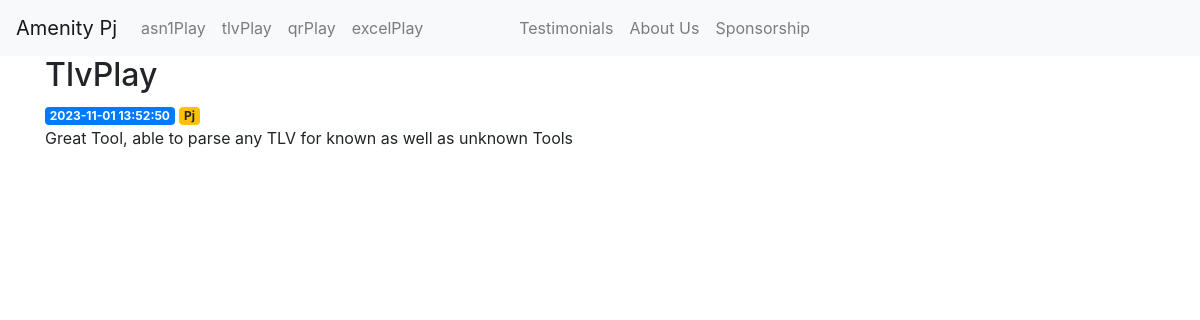
Page /3 on the committed database.
### tables this page shows
CREATE TABLE posts (
    id INTEGER PRIMARY KEY AUTOINCREMENT,
    created TIMESTAMP NOT NULL DEFAULT CURRENT_TIMESTAMP,
    title TEXT NOT NULL,
    content TEXT NOT NULL,
    publisher TEXT NULL
);

### app.py (the view)
@app.route('/<int:post_id>')
def post(post_id):
    post = get_post(post_id)
    return render_template('post.html', post=post)

### app.py (called while the page is built)
def get_db_connection():
    path = os.sep.join([os.path.dirname(os.path.realpath(__file__)), 'db', 'database.db'])
    conn = sqlite3.connect(path)
    conn.row_factory = sqlite3.Row
    return conn

def get_post(post_id):
    conn = get_db_connection()
    post = conn.execute('SELECT * FROM posts WHERE id = ?',
                        (post_id,)).fetchone()
    conn.close()
    if post is None:
        abort(404)
    return post

### templates/post.html
{% extends 'base.html' %}
{% block content %}
    <h2>{% block title %} {{ post['title'] }} {% endblock %}</h2>
    <span class="badge badge-primary">{{ post['created'] }}</span>
	<span class="badge badge-warning">{{ post['publisher'] }}</span>
    <p>{{ post['content'] }}</p>
{% endblock %}

### rows in the picture
posts: title "TlvPlay", created "2023-11-01 13:52:50", publisher "Pj", content "Great Tool, able to parse any TLV for known as well as unknown Tools"
